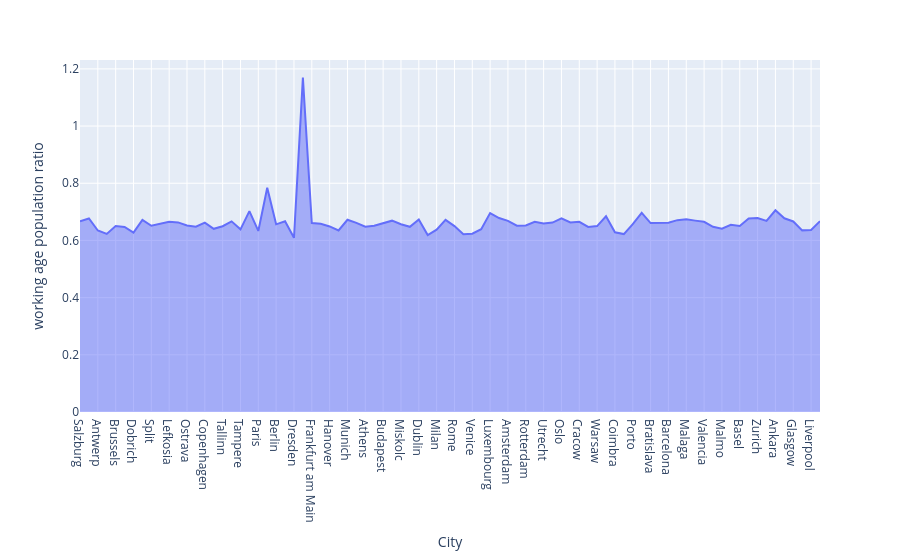

The notebook cell saved with this chart:
### Code cell
fig = px.area(data_frame=data_copy, x='City', y='working age population ratio')
fig.show()

### Figure 1 — Plotly figure (JSON) as saved in the notebook; plotly's stock layout.template omitted (floating-point values rounded to 4 significant figures)
{"data": [{"fillpattern": {"shape": ""}, "hovertemplate": "City=%{x}<br>working age population ratio=%{y}<extra></extra>", "legendgroup": "", "line": {"color": "#636efa"}, "marker": {"symbol": "circle"}, "mode": "lines", "name": "", "orientation": "v", "showlegend": false, "stackgroup": "1", "type": "scatter", "x": ["Salzburg", "Vienna", "Antwerp", "Bruges", "Brussels", "Gent", "Dobrich", "Sofia", "Split", "Zagreb", "Lefkosia", "Lemesos", "Ostrava", "Prague", "Copenhagen", "Odense", "Tallinn", "Helsinki", "Tampere", "Lyon", "Paris", "Toulouse", "Berlin", "Cologne", "Dresden", "Dusseldorf", "Frankfurt am Main", "Hamburg", "Hanover", "Leipzig", "Munich", "Stuttgart", "Athens", "Thessaloniki", "Budapest", "Debrecen", "Miskolc", "Cork", "Dublin", "Florence", "Milan", "Naples", "Rome", "Turin", "Venice", "Riga", "Luxembourg", "Malta", "Amsterdam", "Eindhoven", "Rotterdam", "The Hague", "Utrecht", "Bergen", "Oslo", "Stavanger", "Cracow", "Lodz", "Warsaw", "Braga", "Coimbra", "Lisbon", "Porto", "Giroc", "Bratislava", "Ljubljana", "Barcelona", "Madrid", "Malaga", "Seville", "Valencia", "Gothenburg", "Malmo", "Stockholm", "Basel", "Geneva", "Zurich", "Adana", "Ankara", "Edinburgh", "Glasgow", "Leeds", "Liverpool", "London"], "xaxis": "x", "y": [0.6671, 0.6767, 0.6347, 0.6229, 0.6508, 0.647, 0.6274, 0.6719, 0.6513, 0.6577, 0.665, 0.6632, 0.6526, 0.648, 0.6624, 0.6406, 0.6498, 0.6667, 0.6388, 0.7025, 0.6332, 0.7845, 0.6563, 0.6668, 0.6091, 1.17, 0.6609, 0.6582, 0.649, 0.6349, 0.6724, 0.6614, 0.6479, 0.6516, 0.6607, 0.6692, 0.6569, 0.6477, 0.6733, 0.6187, 0.6378, 0.6718, 0.6502, 0.6216, 0.6235, 0.6392, 0.6955, 0.6782, 0.6686, 0.6514, 0.6522, 0.6652, 0.659, 0.6625, 0.6772, 0.6627, 0.6653, 0.6474, 0.6501, 0.6847, 0.6284, 0.6222, 0.6568, 0.6962, 0.6608, 0.6617, 0.6616, 0.6709, 0.6738, 0.6693, 0.6652, 0.6477, 0.6413, 0.6545, 0.6508, 0.6769, 0.6783, 0.6684, 0.7056, 0.6776, 0.6665, 0.6353, 0.6366, 0.6675], "yaxis": "y"}], "layout": {"legend": {"tracegroupgap": 0}, "margin": {"t": 60}, "xaxis": {"anchor": "y", "domain": [0, 1], "title": {"text": "City"}}, "yaxis": {"anchor": "x", "domain": [0, 1], "title": {"text": "working age population ratio"}}}}
